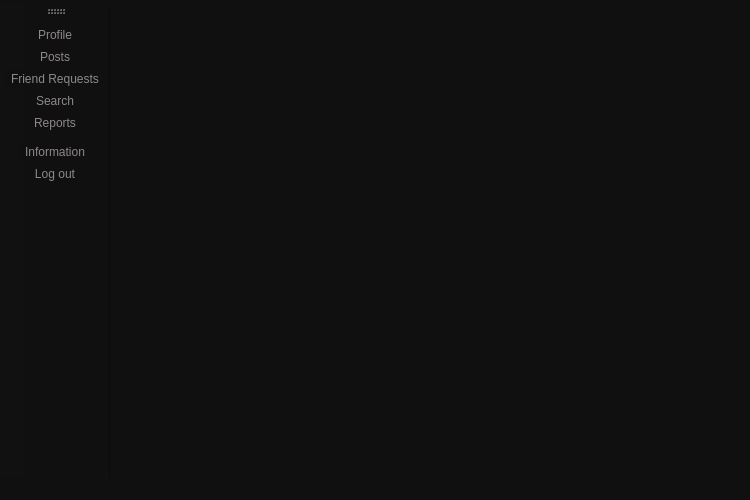
<?xml version="1.0" encoding="UTF-8"?>
<ui version="4.0">
 <class>ProfileUser</class>
 <widget class="QMainWindow" name="ProfileUser">
  <property name="geometry">
   <rect>
    <x>0</x>
    <y>0</y>
    <width>750</width>
    <height>500</height>
   </rect>
  </property>
  <property name="windowTitle">
   <string>MainWindow</string>
  </property>
  <property name="styleSheet">
   <string notr="true">background-color: rgb(16, 16, 16);
color: rgb(143, 136, 139);</string>
  </property>
  <widget class="QWidget" name="centralwidget">
   <widget class="PerfilUsuarioW" name="w_perfilusuario" native="true">
    <property name="geometry">
     <rect>
      <x>0</x>
      <y>0</y>
      <width>700</width>
      <height>475</height>
     </rect>
    </property>
   </widget>
   <widget class="Reportes" name="w_reportes" native="true">
    <property name="geometry">
     <rect>
      <x>0</x>
      <y>0</y>
      <width>700</width>
      <height>475</height>
     </rect>
    </property>
   </widget>
   <widget class="Solicitudes" name="w_solicitudes" native="true">
    <property name="geometry">
     <rect>
      <x>0</x>
      <y>0</y>
      <width>700</width>
      <height>475</height>
     </rect>
    </property>
   </widget>
   <widget class="Publicaciones" name="w_publicaciones" native="true">
    <property name="geometry">
     <rect>
      <x>0</x>
      <y>0</y>
      <width>700</width>
      <height>475</height>
     </rect>
    </property>
   </widget>
   <widget class="Buscar" name="w_buscar" native="true">
    <property name="geometry">
     <rect>
      <x>0</x>
      <y>0</y>
      <width>700</width>
      <height>475</height>
     </rect>
    </property>
   </widget>
  </widget>
  <widget class="QMenuBar" name="menubar">
   <property name="geometry">
    <rect>
     <x>0</x>
     <y>0</y>
     <width>750</width>
     <height>21</height>
    </rect>
   </property>
   <widget class="QMenu" name="menuFile">
    <property name="enabled">
     <bool>false</bool>
    </property>
    <property name="contextMenuPolicy">
     <enum>Qt::ContextMenuPolicy::DefaultContextMenu</enum>
    </property>
    <property name="layoutDirection">
     <enum>Qt::LayoutDirection::LeftToRight</enum>
    </property>
    <property name="tearOffEnabled">
     <bool>false</bool>
    </property>
    <property name="title">
     <string/>
    </property>
    <property name="toolTipsVisible">
     <bool>false</bool>
    </property>
    <addaction name="actionProfile"/>
    <addaction name="actionPosts"/>
    <addaction name="actionFriend_Requests"/>
    <addaction name="separator"/>
    <addaction name="actionSearch"/>
    <addaction name="actionReports"/>
   </widget>
   <widget class="QMenu" name="menuLogout">
    <property name="enabled">
     <bool>false</bool>
    </property>
    <property name="title">
     <string/>
    </property>
    <addaction name="actionLog_out"/>
   </widget>
   <widget class="QMenu" name="menuAbout">
    <property name="enabled">
     <bool>false</bool>
    </property>
    <property name="title">
     <string/>
    </property>
    <addaction name="actionInformation"/>
   </widget>
   <addaction name="menuFile"/>
   <addaction name="menuAbout"/>
   <addaction name="menuLogout"/>
  </widget>
  <widget class="QStatusBar" name="statusbar"/>
  <widget class="QToolBar" name="toolBar">
   <property name="enabled">
    <bool>true</bool>
   </property>
   <property name="windowTitle">
    <string>toolBar</string>
   </property>
   <property name="iconSize">
    <size>
     <width>50</width>
     <height>50</height>
    </size>
   </property>
   <attribute name="toolBarArea">
    <enum>LeftToolBarArea</enum>
   </attribute>
   <attribute name="toolBarBreak">
    <bool>false</bool>
   </attribute>
   <addaction name="separator"/>
   <addaction name="actionProfile"/>
   <addaction name="actionPosts"/>
   <addaction name="actionFriend_Requests"/>
   <addaction name="actionSearch"/>
   <addaction name="actionReports"/>
   <addaction name="separator"/>
   <addaction name="actionInformation"/>
   <addaction name="actionLog_out"/>
  </widget>
  <action name="actionSearch">
   <property name="icon">
    <iconset resource="images.qrc">
     <normaloff>:/images/images/acercarse - copia.png</normaloff>
     <activeon>:/images/images/acercarse - copia.png</activeon>:/images/images/acercarse - copia.png</iconset>
   </property>
   <property name="text">
    <string>Search</string>
   </property>
  </action>
  <action name="actionPosts">
   <property name="icon">
    <iconset resource="images.qrc">
     <normaloff>:/images/images/cuota.png</normaloff>:/images/images/cuota.png</iconset>
   </property>
   <property name="text">
    <string>Posts</string>
   </property>
  </action>
  <action name="actionFriend_Requests">
   <property name="icon">
    <iconset resource="images.qrc">
     <normaloff>:/images/images/usuarios.png</normaloff>:/images/images/usuarios.png</iconset>
   </property>
   <property name="text">
    <string>Friend Requests</string>
   </property>
  </action>
  <action name="actionReports">
   <property name="icon">
    <iconset resource="images.qrc">
     <normaloff>:/images/images/grafico.png</normaloff>:/images/images/grafico.png</iconset>
   </property>
   <property name="text">
    <string>Reports</string>
   </property>
  </action>
  <action name="actionProfile">
   <property name="icon">
    <iconset resource="images.qrc">
     <normaloff>:/images/images/usuario (1).png</normaloff>:/images/images/usuario (1).png</iconset>
   </property>
   <property name="text">
    <string>Profile</string>
   </property>
  </action>
  <action name="actionLog_out">
   <property name="icon">
    <iconset resource="images.qrc">
     <normaloff>:/images/images/boton-de-encendido - copia.png</normaloff>:/images/images/boton-de-encendido - copia.png</iconset>
   </property>
   <property name="text">
    <string>Log out</string>
   </property>
  </action>
  <action name="actionInformation">
   <property name="icon">
    <iconset resource="images.qrc">
     <normaloff>:/images/images/luna.png</normaloff>:/images/images/luna.png</iconset>
   </property>
   <property name="text">
    <string>Information</string>
   </property>
  </action>
 </widget>
 <customwidgets>
  <customwidget>
   <class>Buscar</class>
   <extends>QWidget</extends>
   <header>buscar.h</header>
   <container>1</container>
  </customwidget>
  <customwidget>
   <class>Publicaciones</class>
   <extends>QWidget</extends>
   <header>publicaciones.h</header>
   <container>1</container>
  </customwidget>
  <customwidget>
   <class>Solicitudes</class>
   <extends>QWidget</extends>
   <header>solicitudes.h</header>
   <container>1</container>
  </customwidget>
  <customwidget>
   <class>Reportes</class>
   <extends>QWidget</extends>
   <header>reportes.h</header>
   <container>1</container>
  </customwidget>
  <customwidget>
   <class>PerfilUsuarioW</class>
   <extends>QWidget</extends>
   <header>perfilusuariow.h</header>
   <container>1</container>
  </customwidget>
 </customwidgets>
 <resources>
  <include location="images.qrc"/>
 </resources>
 <connections/>
</ui>
